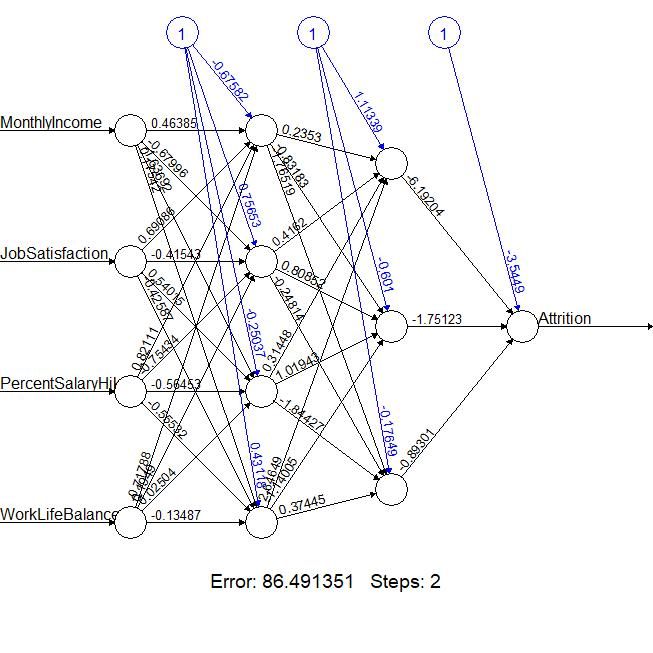

Generate this figure with R:
##---------------------------------------------------------------
# Artificial Neural Networks (ANN)
##---------------------------------------------------------------

library(neuralnet)
library(dplyr)
##--------Multilayer nural network
##--------THREE CATEGORY ANN, Two hidden layer (3,2)-------------

empdata<-read.csv("C:\\Users\\Documents\\Attrition\\Attrition Case Study.csv")
head(empdata)

set.seed(101)
empdata1=data.frame(empdata)
head(empdata1)

glimpse(empdata1)
for(i in 1:35)
{
  if(class(empdata1[,i])=="character")
  {
    empdata1[,i]=as.factor(empdata1[,i])
  }
}

dim(empdata1)
sample.size <- 999

# get a training sample from empdata of sample.size
empdatatrain <- empdata1[sample(1:nrow(empdata1), sample.size),] 
nnet_empdatatrain <- empdatatrain

# Convert categorical output to three binary variales
nnet_empdatatrain <- cbind(nnet_empdatatrain, empdatatrain$Attrition == 0)
nnet_empdatatrain <- cbind(nnet_empdatatrain, empdatatrain$Attrition == 1)

head(nnet_empdatatrain)
names(nnet_empdatatrain)[4] <- 0
names(nnet_empdatatrain)[5] <- 1
head(nnet_empdatatrain)

# Run neuralnet function to train the neural networks using backpropagation
# hidden = vetor of integers specifying the number of hidden neurons in each layer

nn <- neuralnet(Attrition ~ MonthlyIncome+JobSatisfaction+PercentSalaryHike+WorkLifeBalance,
                data=nnet_empdatatrain, hidden=c(4,3), 
                algorithm = 'backprop', learningrate = 0.15,
                linear.output = F)
plot(nn)

#help(neuralnet)

# stepmax = the maximum steps for the training of neural network
# rep = No of repetitions for the neural network training
# as the algorithm tends to get stuck at local minima
# algorithm = "backprop"
# learning rate = rate at which algorithm learns
# threshold = threshold of the partial derivative of the error function
# linear.output = (T/F) Whether activation function is to be applied 

nn <- neuralnet(Attrition ~ MonthlyIncome+JobSatisfaction+PercentSalaryHike+WorkLifeBalance,
                data=nnet_empdatatrain, hidden=c(4,3),rep = 5, 
                algorithm = 'backprop', learningrate = 0.05,
                threshold = 0.01, linear.output = F)
plot(nn)

nn$act.fct # activation function
nn$err.fct # error function
nn$net.result # a list containing the overall result for every rep
nn$weights # fitted weights
nn$result.matrix # matrix of results (reached threshold, needed steps, weights)
nn$startweights # list of startweights

#----Predict--------------------------------------------
# compute function computes the output of all neurons for given x 
# for a trained neural network, uses object of class nn and rep no
# outputs for each neuron and a matrix containing overall results
# rep indicates which repetition to use

empdata <- model.matrix(~ Attrition+MonthlyIncome+JobSatisfaction+PercentSalaryHike
                        +WorkLifeBalance,data=nnet_empdatatrain)
head(empdata)
neuralnet::compute(nn, empdata[,2:5], rep=1)
mypredict <- neuralnet::compute(nn, empdata[,2:5],rep=1)$net.result

# Put multiple binary output to categorical output
# function to get the max id from array for each column
maxidx <- function(arr) {
  return(which(arr == max(arr)))
}
idx <- apply(mypredict, 1, maxidx)
prediction <- c('0', '1')[idx]
table(pred=prediction, true=empdata$Attrition)
